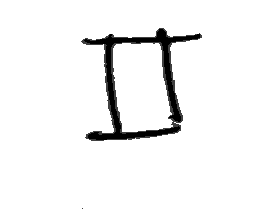
#> input picture Colombia/data/train/ii/ab3e6592-ce5d-11eb-b317-38f9d35ea60f.png, 264 x 219 px; its folder holds only this picture in this run
$ python prepare.py
#> lines starting #> are read from the running program, lines starting #| are printed output that depends on the picture; after the words box and inside, x2 and y2 are one past the last pixel; in counts of white or black regions, pixels touching at a corner belong together
#!/usr/bin/env python3
from pathlib import Path
import random
from PIL import Image, ImageOps, ImageEnhance, ImageFilter

TRAIN_DIR = Path("data/train")
IMG_SIZE = (32, 32)

TARGET_PER_CLASS = {
    "i": 700,
    "ii": 700,
    "iii": 700,
    "iv": 700,
    "v": 700,
    "vi": 700,
    "vii": 850,   # harder
    "viii": 850,
    "ix": 850,
    "x": 850,
}

VALID_EXT = {".png", ".jpg", ".jpeg", ".bmp"}

ROT_DEG = 10
BRIGHT_MIN, BRIGHT_MAX = 0.85, 1.15
CONTRAST_MIN, CONTRAST_MAX = 0.9, 1.1

INK_LIMIT = {
    "i": 0.30,
    "ii": 0.32,
    "iii": 0.34,
    "iv": 0.40,
    "v": 0.45,
    "vi": 0.45,
    "vii": 0.55,
    "viii": 0.60,
    "ix": 0.60,
    "x": 0.60,
}

def list_class_dirs(root: Path):
    return sorted([p for p in root.iterdir() if p.is_dir()])

def list_images(folder: Path):
    return [p for p in folder.iterdir() if p.suffix.lower() in VALID_EXT]

def load_gray(path: Path):
    return Image.open(path).convert("L")

def to_32(im):
    im = ImageOps.autocontrast(im)
    im = ImageOps.pad(im, IMG_SIZE, color=255)
    return im

def ink_ratio(im, thr=240):
    data = im.getdata()
    dark = sum(1 for px in data if px < thr)
    return dark / (IMG_SIZE[0] * IMG_SIZE[1])

def aug(im, thick=False):
    angle = random.randint(-ROT_DEG, ROT_DEG)
    im2 = im.rotate(angle, fillcolor=255)

    bf = random.uniform(BRIGHT_MIN, BRIGHT_MAX)
    im2 = ImageEnhance.Brightness(im2).enhance(bf)

    cf = random.uniform(CONTRAST_MIN, CONTRAST_MAX)
    im2 = ImageEnhance.Contrast(im2).enhance(cf)

    if random.random() < 0.3:
        pad = random.randint(1, 2)
        im2 = ImageOps.expand(im2, border=pad, fill=255)
        im2 = im2.resize(IMG_SIZE)

    if thick:
        if random.random() < 0.5:
            im2 = im2.filter(ImageFilter.MaxFilter(3))

    im2 = to_32(im2)
    return im2

def save_im(im, path: Path):
    path.parent.mkdir(parents=True, exist_ok=True)
    im.save(path)

def process_train():
    for cls_dir in list_class_dirs(TRAIN_DIR):
        name = cls_dir.name.lower()
        target = TARGET_PER_CLASS.get(name, 700)
        max_ink = INK_LIMIT.get(name, 0.55)

        # drop old auto-aug
        for p in list_images(cls_dir):
            if p.name.startswith("aug_"):
                p.unlink(missing_ok=True)

        clean_paths = []
        for p in list_images(cls_dir):
            try:
                im = load_gray(p)
#> in load_gray, returned value is the input picture: PIL image 264x219 L; min 0, max 255, mean 242.5
            except Exception:
                p.unlink(missing_ok=True)
                continue
            im = to_32(im)
#> in to_32, `im = ImageOps.pad(im, IMG_SIZE, color=255)`:
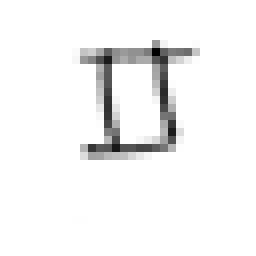
#> im: PIL image 32x32 L (shown 8 times larger); min 0, max 255, mean 243.9
            r = ink_ratio(im)
#> in ink_ratio, `dark = sum(1 for px in data if px < thr)`: dark = 95
            if r < 0.01 or r > max_ink * 1.4:
                p.unlink(missing_ok=True)
                continue
            save_im(im, p)
            clean_paths.append(p)

        if not clean_paths:
            print(f"[warn] no images in {cls_dir}")
            continue

        src_imgs = [load_gray(p).convert("L") for p in clean_paths]
        idx = 0
        while len(list_images(cls_dir)) < target:
            base = src_imgs[idx % len(src_imgs)]
            thick = name in ("vii", "viii", "ix", "x", "v")
            out = aug(base, thick=thick)
            out_path = cls_dir / f"aug_{idx:05d}.png"
            save_im(out, out_path)
            idx += 1

        print(f"{name}: {len(list_images(cls_dir))} images")

def main():
    if not TRAIN_DIR.exists():
        raise SystemExit("data/train missing")
    process_train()
#> in process_train, `r = ink_ratio(im)`: r = 0.0928
#> in process_train, `src_imgs = [load_gray(p).convert("L") for p in clean_paths]`: src_imgs = 1 item
#> in aug, `im2 = ImageOps.expand(im2, border=pad, fill=255)`:
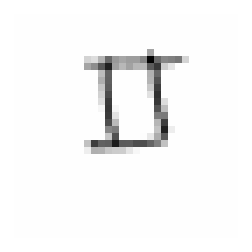
#> im2: PIL image 36x36 L (shown 7 times larger); min 3, max 255, mean 246.4
#> in aug, `im2 = im2.resize(IMG_SIZE)`:
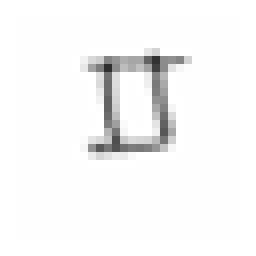
#> im2: PIL image 32x32 L (shown 8 times larger); min 46, max 255, mean 246.2
#> in to_32 (call 2), `im = ImageOps.autocontrast(im)`:
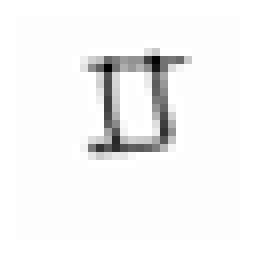
#> im: PIL image 32x32 L (shown 8 times larger); min 0, max 255, mean 243.7
    print("train ready")

if __name__ == "__main__":
    main()

$ run again, on Colombia/data/train/iii/b0446c4e-ce5d-11eb-b317-38f9d35ea60f.png
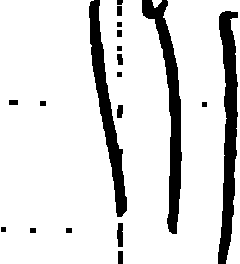
#> input picture Colombia/data/train/iii/b0446c4e-ce5d-11eb-b317-38f9d35ea60f.png, 240 x 264 px
#> in load_gray, returned value is the input picture: PIL image 240x264 L; values 64 (black) and 255 (white), 86.1% white; 19 black regions, largest, box (x1, y1, x2, y2) and area: (218, 11, 238, 264) 2946, (142, 0, 182, 234) 2740, (89, 0, 127, 217) 2418
#> in to_32, `im = ImageOps.pad(im, IMG_SIZE, color=255)`:
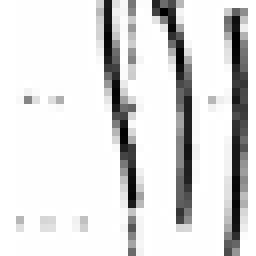
#> im: PIL image 32x32 L (shown 8 times larger); min 0, max 255, mean 221
#> dark = 242
#> r = 0.236
#> src_imgs = 1 item
#> in to_32 (call 2), `im = ImageOps.autocontrast(im)`:
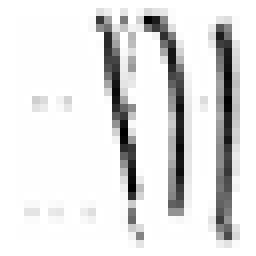
#> im: PIL image 32x32 L (shown 8 times larger); min 0, max 255, mean 226.1

$ run again, on Colombia/data/train/ii/ab4392d8-ce5d-11eb-b317-38f9d35ea60f.png
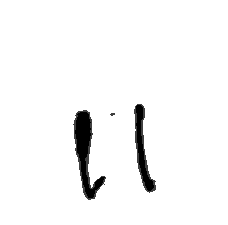
#> input picture Colombia/data/train/ii/ab4392d8-ce5d-11eb-b317-38f9d35ea60f.png, 228 x 225 px
#> in load_gray, returned value is the input picture: PIL image 228x225 L; min 0, max 255, mean 245.5
#> in to_32, `im = ImageOps.pad(im, IMG_SIZE, color=255)`:
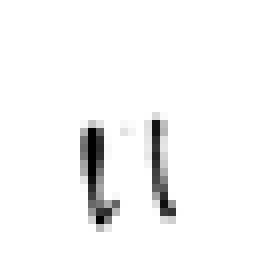
#> im: PIL image 32x32 L (shown 8 times larger); min 0, max 255, mean 245.3
#> dark = 74
#> r = 0.0723
#> src_imgs = 1 item
#> in aug, `im2 = im2.resize(IMG_SIZE)`:
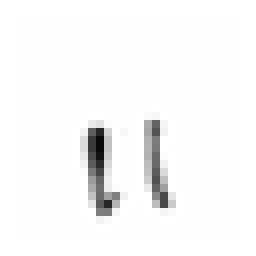
#> im2: PIL image 32x32 L (shown 8 times larger); min 8, max 255, mean 247.1
